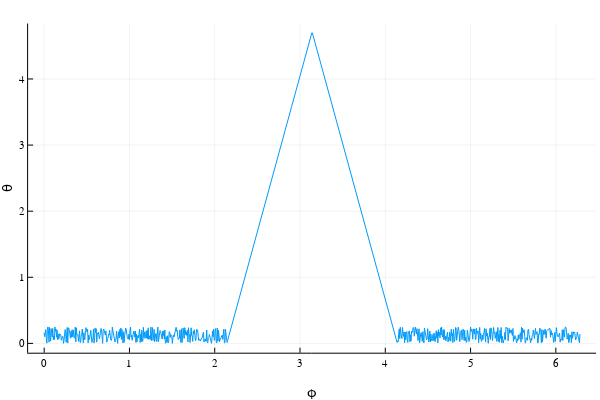

The cell this chart's notebook holds for it:
### Code cell
# visualize theta_function
plot(range(0, stop = 2π, length = 1000), theta_function, xlabel ="ϕ", ylabel ="θ", label="")

### Figure 1 — Plotly figure (JSON) as saved in the notebook; plotly's stock layout.template omitted (floating-point values rounded to 4 significant figures; data arrays with more than 128 entries replaced by an {"elided": "..."} marker saying what was removed)
{"data": [{"colorbar": {"title": ""}, "legendgroup": "", "line": {"color": "rgba(0, 154, 250, 1.000)", "dash": "solid", "shape": "linear", "width": 1}, "mode": "lines", "name": "", "showlegend": false, "type": "scatter", "x": {"elided": "1000 float values"}, "xaxis": "x1", "y": {"elided": "1000 float values"}, "yaxis": "y1", "zmax": null, "zmin": null}], "layout": {"annotations": [], "height": 400, "legend": {"bgcolor": "rgba(255, 255, 255, 1.000)", "bordercolor": "rgba(0, 0, 0, 1.000)", "font": {"color": "rgba(0, 0, 0, 1.000)", "family": "sans-serif", "size": 11}, "tracegroupgap": 0, "x": 1, "y": 1}, "margin": {"b": 20, "l": 0, "r": 0, "t": 20}, "paper_bgcolor": "rgba(255, 255, 255, 1.000)", "plot_bgcolor": "rgba(255, 255, 255, 1.000)", "showlegend": true, "width": 600, "xaxis": {"anchor": "y1", "domain": [0.04684, 0.9934], "gridcolor": "rgba(0, 0, 0, 0.100)", "gridwidth": 0.5, "linecolor": "rgba(0, 0, 0, 1.000)", "mirror": false, "range": [-0.1885, 6.472], "showgrid": true, "showline": true, "showticklabels": true, "tickangle": 0, "tickcolor": "rgb(0, 0, 0)", "tickfont": {"color": "rgba(0, 0, 0, 1.000)", "family": "sans-serif", "size": 11}, "tickmode": "array", "ticks": "inside", "ticktext": ["0", "1", "2", "3", "4", "5", "6"], "tickvals": [0, 1, 2, 3, 4, 5, 6], "title": "ϕ", "titlefont": {"color": "rgba(0, 0, 0, 1.000)", "family": "sans-serif", "size": 15}, "type": "-", "visible": true, "zeroline": false, "zerolinecolor": "rgba(0, 0, 0, 1.000)"}, "yaxis": {"anchor": "x1", "domain": [0.07581, 0.9902], "gridcolor": "rgba(0, 0, 0, 0.100)", "gridwidth": 0.5, "linecolor": "rgba(0, 0, 0, 1.000)", "mirror": false, "range": [-0.1407, 4.838], "showgrid": true, "showline": true, "showticklabels": true, "tickangle": 0, "tickcolor": "rgb(0, 0, 0)", "tickfont": {"color": "rgba(0, 0, 0, 1.000)", "family": "sans-serif", "size": 11}, "tickmode": "array", "ticks": "inside", "ticktext": ["0", "1", "2", "3", "4"], "tickvals": [0, 1, 2, 3, 4], "title": "θ", "titlefont": {"color": "rgba(0, 0, 0, 1.000)", "family": "sans-serif", "size": 15}, "type": "-", "visible": true, "zeroline": false, "zerolinecolor": "rgba(0, 0, 0, 1.000)"}}}
